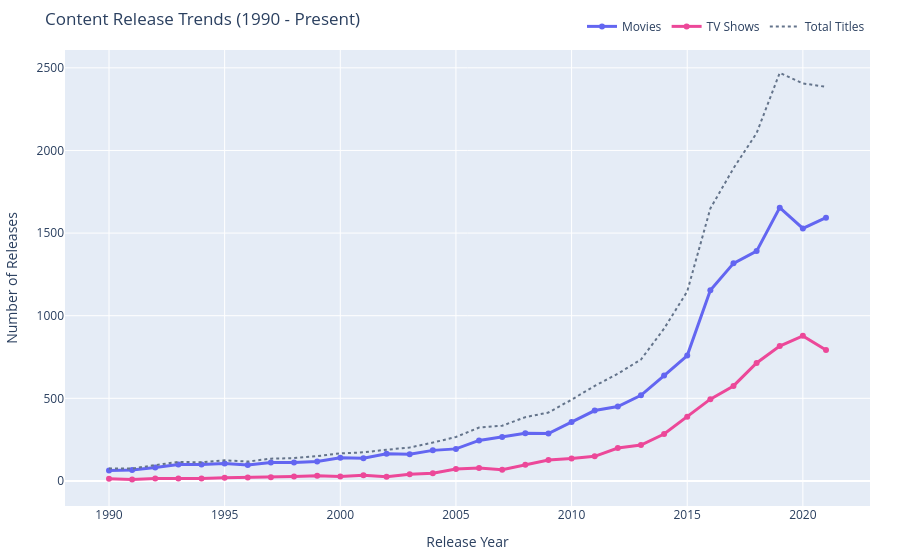

Notebook source saved alongside this figure:
### Markdown cell above
## 5. Release Trends Over Time

### Code cell
fig5 = plot_release_trends(df, min_year=1990)
fig5.show()

### Figure 1 — Plotly figure (JSON) as saved in the notebook; plotly's stock layout.template omitted (floating-point values rounded to 4 significant figures)
{"data": [{"line": {"color": "#6366F1", "width": 3}, "mode": "lines+markers", "name": "Movies", "type": "scatter", "x": [1990, 1991, 1992, 1993, 1994, 1995, 1996, 1997, 1998, 1999, 2000, 2001, 2002, 2003, 2004, 2005, 2006, 2007, 2008, 2009, 2010, 2011, 2012, 2013, 2014, 2015, 2016, 2017, 2018, 2019, 2020, 2021], "y": [63, 66, 81, 100, 99, 106, 96, 112, 111, 118, 140, 138, 164, 162, 185, 194, 245, 266, 288, 287, 356, 426, 450, 518, 638, 759, 1154, 1317, 1391, 1654, 1528, 1593]}, {"line": {"color": "#EC4899", "width": 3}, "mode": "lines+markers", "name": "TV Shows", "type": "scatter", "x": [1990, 1991, 1992, 1993, 1994, 1995, 1996, 1997, 1998, 1999, 2000, 2001, 2002, 2003, 2004, 2005, 2006, 2007, 2008, 2009, 2010, 2011, 2012, 2013, 2014, 2015, 2016, 2017, 2018, 2019, 2020, 2021], "y": [13, 9, 15, 15, 14, 19, 21, 23, 27, 32, 27, 35, 25, 40, 47, 72, 78, 68, 98, 127, 136, 149, 199, 217, 284, 388, 495, 575, 714, 816, 878, 792]}, {"line": {"color": "#64748B", "dash": "dot", "width": 2}, "mode": "lines", "name": "Total Titles", "type": "scatter", "x": [1990, 1991, 1992, 1993, 1994, 1995, 1996, 1997, 1998, 1999, 2000, 2001, 2002, 2003, 2004, 2005, 2006, 2007, 2008, 2009, 2010, 2011, 2012, 2013, 2014, 2015, 2016, 2017, 2018, 2019, 2020, 2021], "y": [76, 75, 96, 115, 113, 125, 117, 135, 138, 150, 167, 173, 189, 202, 232, 266, 323, 334, 386, 414, 492, 575, 649, 735, 922, 1147, 1649, 1892, 2105, 2470, 2406, 2385]}], "layout": {"legend": {"orientation": "h", "x": 1, "xanchor": "right", "y": 1.02, "yanchor": "bottom"}, "margin": {"b": 30, "l": 30, "r": 30, "t": 50}, "title": {"text": "Content Release Trends (1990 - Present)"}, "xaxis": {"title": {"text": "Release Year"}}, "yaxis": {"title": {"text": "Number of Releases"}}}}
